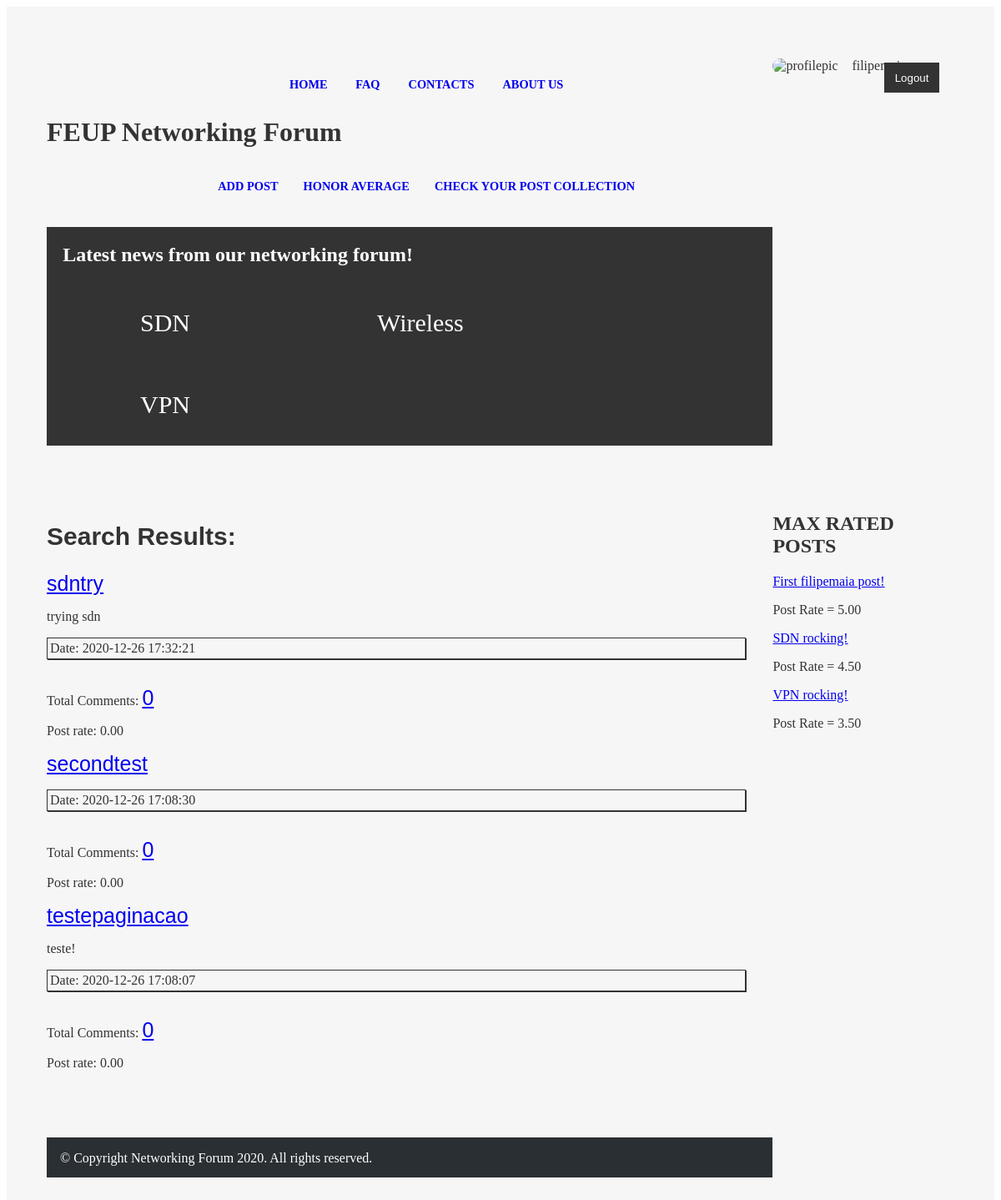
Before: /php/list_search_results.php (signed in) with the older database file.
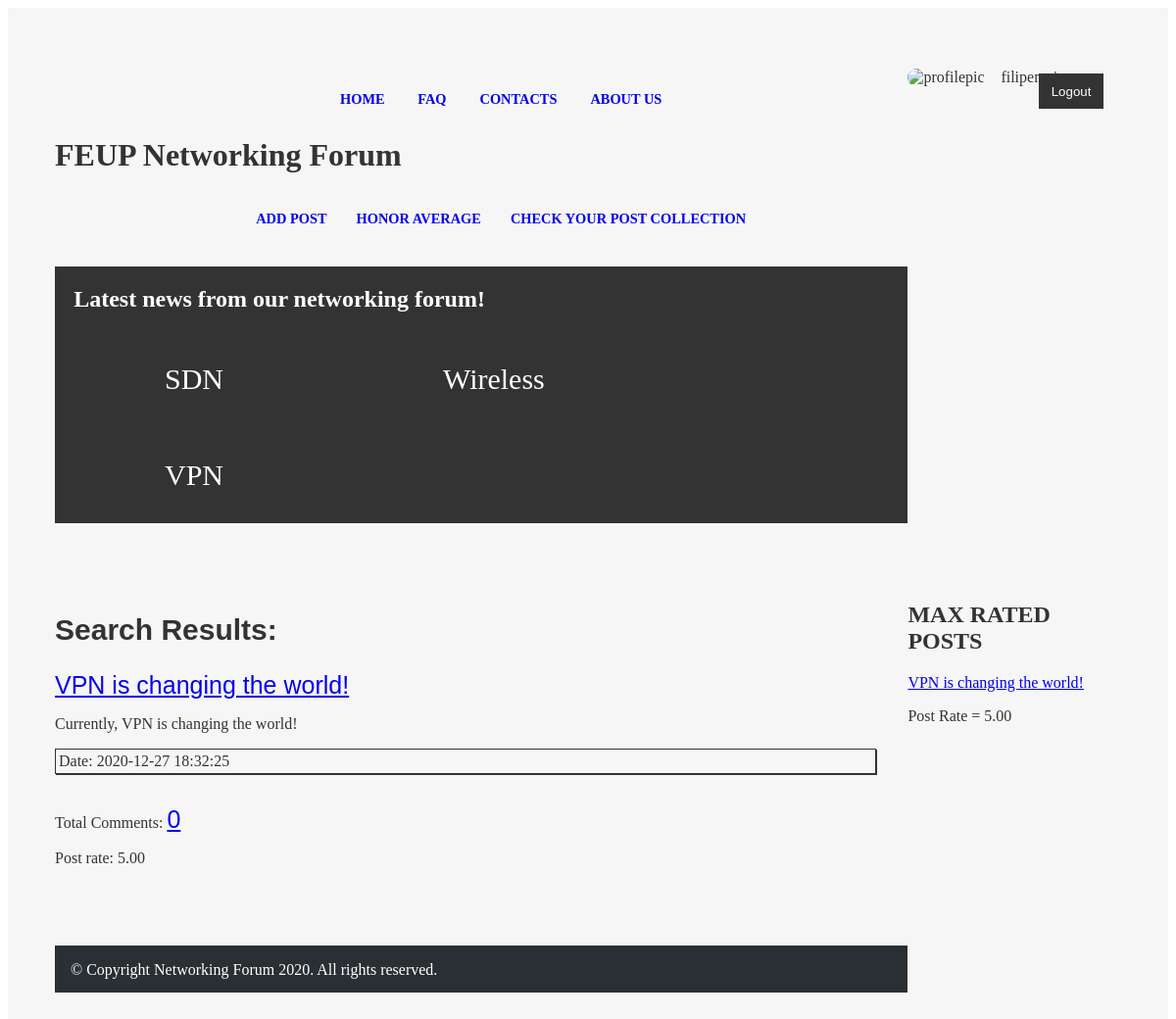
After: the same page with the newer database file.
### tables this page shows
CREATE TABLE forumpost (
    postid integer PRIMARY KEY AUTOINCREMENT,
    posttitle text NOT NULL,
    content text CHECK(LENGTH(content)>= 0 AND LENGTH(content)<20000),
    username text REFERENCES user, 
    published INTEGER, 
    topic text REFERENCES topic, 
    postrate integer CHECK(postrate>=0 AND postrate <=5)
    );

### php/list_search_results.php (called while the page is built)
<?php
  require_once("../database/init.php");
  require_once("../database/posts.php");
  require_once("../database/comments.php");
  include_once("../templates/homepage_section/header_pagina_inicial_tpl.php");
  include_once("../templates/homepage_section/topics_tpl.php");
  $posttitle = $_GET["posttitle"];
  $date = $_GET["published"];
  $minPostRate = $_GET["minPostRate"];
  $maxPostRate = $_GET["maxPostRate"];
  if(isset($posttitle) && isset($date) && isset($minPostRate) && isset($maxPostRate)){
    $stories = getPostsBySearch($posttitle, $date, $minPostRate, $maxPostRate);
  } else {
    $stories = getAllPosts($page);
  }
  $maxrates = getPostsWithBestRating();
  include_once("../templates/homepage_section/max_rated_tpl.php");
  include_once("../templates/homepage_section/search_results_tpl.php");
  include_once("../templates/static_sections/footer_tpl.php");
?>

### database/posts.php (called while the page is built, shortened)
<?php
function getAllPosts($page)
{
  global $dbh;
  $stmt = $dbh->prepare('SELECT * FROM forumpost ORDER BY published DESC LIMIT ? OFFSET ?');
  $stmt->execute(array(3, ($page-1)*3));
  return $stmt->fetchAll();
}
function getPostsWithBestRating() {
  global $dbh;
  $stmt = $dbh->prepare('SELECT *  FROM forumpost ORDER BY forumpost.postrate DESC LIMIT 3');
  $stmt->execute();
  return $stmt->fetchAll();
}

### database/comments.php (called while the page is built, shortened)
<?php
  function getTotalOfCommentsOnPost($postid){
    global $dbh;
    $stmt = $dbh->prepare('SELECT COUNT(comment.postid) as numbOfComments FROM comment WHERE postid = ?');
    $stmt->execute(array($postid));
    return $stmt->fetchColumn();
  }
?>

### templates/homepage_section/search_results_tpl.php (the view)
<?php
require_once("../database/comments.php");
require_once("../database/posts.php");
?>
<section id="posts">
  <h1> Search Results:</h1>
<article>
  <aside id="related">
   <?php foreach ($stories as $story) { ?>
   <article id = "recentArticles">
    <a href="../php/post.php?postid=<?php echo $story['postid'] ?>"><?php echo $story['posttitle'] ?></a>
    <p><?php echo $story['content'] ?></p>
    <p class="date"> Date: <?= $story['published'] ;?></p>
    <?php $numbOfComments = getTotalOfCommentsOnPost($story['postid']); ?>
    <p>Total Comments: <a href="../php/post.php?postitle=<?php echo $story['posttitle'] ?>&postid=<?php echo $story['postid']?>">
    <?php echo $numbOfComments; ?></a>
    <p>Post rate: <?php echo number_format($story["postrate"], 2, '.', ''); ?></p>
   </article>
  </aside>
<?php  } ?>

### templates/homepage_section/max_rated_tpl.php
<aside id="maxrated">
        <h1> MAX RATED POSTS</h1>
        <article>
            <?php foreach($maxrates as $maxrated) {  ?>
              <p><a href="../php/post.php?postid=<?php echo $maxrated['postid'] ?>">
              <?php echo $maxrated['posttitle'] ?></a></p>
              <p>Post Rate = <?php echo number_format($maxrated['postrate'], 2, '.', ''); ?></p>
            <?php  } ?>
        </article>
</aside>

Changed rows visible on the page:
removed forumpost: posttitle "First filipemaia post!", postrate "5.00", shown under "MAX RATED POSTS"
removed forumpost: posttitle "VPN rocking!", postrate "3.50", shown under "MAX RATED POSTS"
removed forumpost: posttitle "sdntry", content "trying sdn", published "2020-12-26 17:32:21", numbOfComments "0", postrate "0.00", shown under "Search Results:"
removed forumpost: posttitle "secondtest", published "2020-12-26 17:08:30", numbOfComments "0", postrate "0.00", shown under "Search Results:"
removed forumpost: posttitle "testepaginacao", content "teste!", published "2020-12-26 17:08:07", numbOfComments "0", postrate "0.00", shown under "Search Results:"
now on one of the page's lists (row edited): forumpost: posttitle "VPN is changing the world!", content "Currently, VPN is changing the world!", published "2020-12-27 18:32:25", postrate "5.00"
changed forumpost: posttitle "SDN rocking!" → "VPN is changing the world!"; postrate "4.50" → "5.00"
